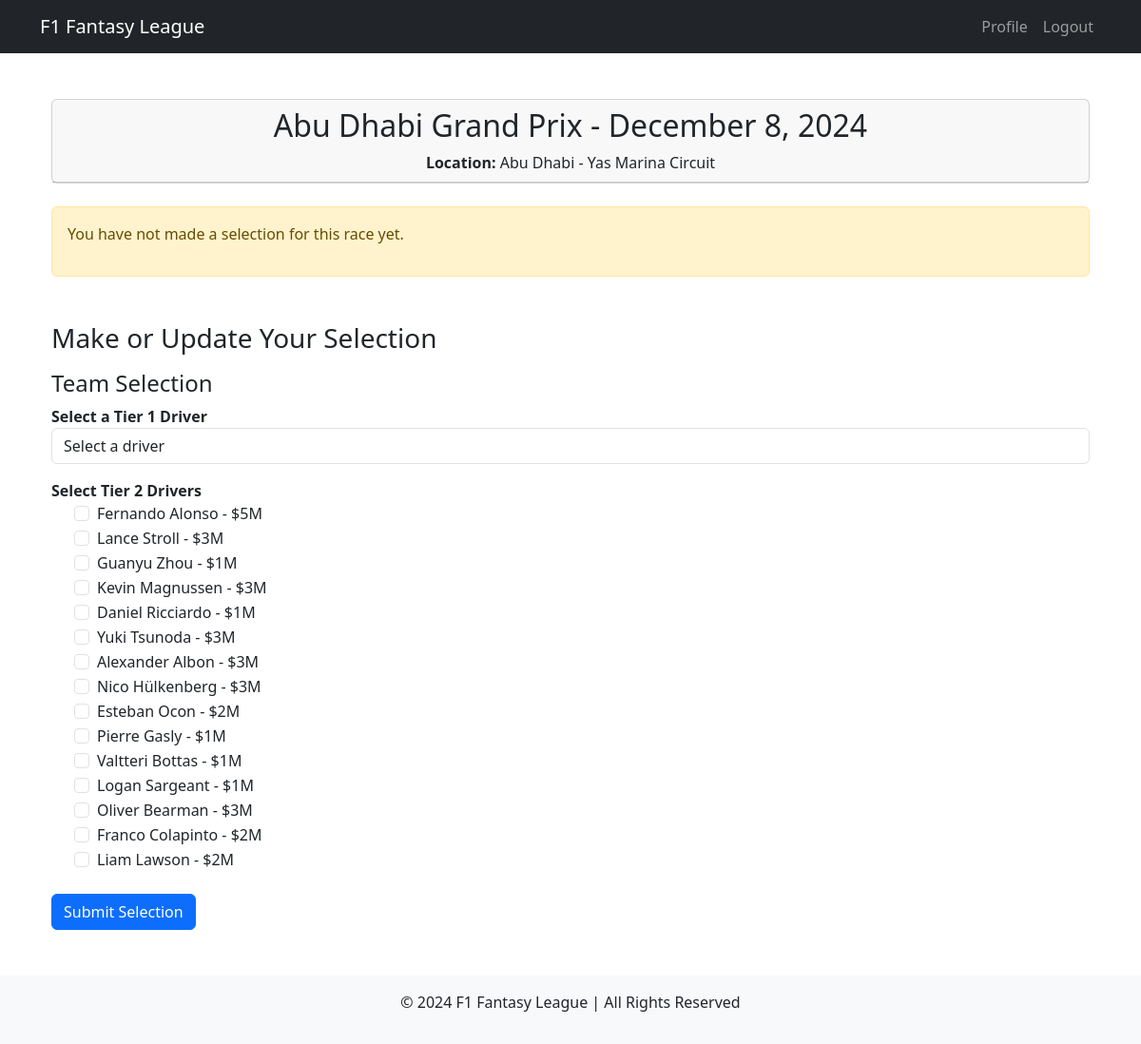
Page /league/1/team/1/race/145/select-team (signed in) on the committed database.
### league/models.py (models this page shows, shortened)
class Race(models.Model):
    template = models.ForeignKey(RaceTemplate, on_delete=models.CASCADE, blank=True, null=True,related_name="races")
    league = models.ForeignKey(League, on_delete=models.CASCADE,blank=True, null=True, related_name="races")
    lineup_deadline = models.DateTimeField(blank=True, null=True)

class RaceTemplate(models.Model):
    name = models.CharField(max_length=100)
    date = models.DateField()
    location = models.CharField(max_length=100)
    season = models.IntegerField(default=2024)  # For example, the 2024 season
    round = models.IntegerField()  # The round of the race in the season
    circuit = models.CharField(max_length=300, blank=True, null=True)
    class Meta:
        unique_together = ('season', 'round')  # Ensures unique race templates per season and round

class Driver(models.Model):
    driver_id = models.CharField(max_length=100, unique=True, null=True, blank=True)
    name = models.CharField(max_length=100)
    nationality = models.CharField(max_length=50, null=True, blank=True)
    constructor = models.ForeignKey(Constructor, on_delete=models.SET_NULL, null=True, blank=True, related_name="drivers")
    tier = models.IntegerField(null=True, blank=True, default=None)  # Placeholder default
    price = models.IntegerField(default=1)

### league/views.py (the view, shortened to what this page needs)
# urls.py: path('league/<int:league_id>/team/<int:team_id>/race/<int:pk>/select-team', views.RaceDetailView.as_view(), name='race_selection'),
class RaceDetailView(LoginRequiredMixin, DetailView):
    model = Race
    template_name = 'league/race_detail.html'
    context_object_name = 'race'
    def get_context_data(self, **kwargs):
        context = super().get_context_data(**kwargs)
        league_id = self.kwargs.get('league_id')
        team_id = self.kwargs.get('team_id')
        context['league_id'] = league_id
        context['team_id'] = team_id
        race = self.object
        prediction_form = None
        prediction_question = PredictionQuestion.objects.filter(race=race).first()
        prediction_answer = None
        if prediction_question:
            prediction_answer = PredictionAnswer.objects.filter(
                team_id=team_id, prediction_question=prediction_question
            ).first()
        team_selection = TeamSelection.objects.filter(
            team_id=team_id,
            race=self.object
        ).first()
        context['team_selection'] = team_selection
        context['form'] = TeamSelectionForm(instance=team_selection)
        tier_1_driver_usage = (
            TeamSelection.objects.filter(team_id=team_id, race__lineup_deadline__lt=timezone.now())
            .values('drivers__id')
            .annotate(count=Count('drivers__id'))
            .filter(drivers__tier=1)
        )
        context['tier_1_usage'] = {usage['drivers__id']: usage['count'] for usage in tier_1_driver_usage}
        form = TeamSelectionForm(
            instance=team_selection,
            prediction_question=prediction_question,
            prediction_answer_instance=prediction_answer,
            initial={
                'tier_1_driver': team_selection.drivers.filter(tier=1).first() if team_selection else None,
                'tier_2_drivers': team_selection.drivers.filter(tier=2) if team_selection else [],
                'prediction_answer': prediction_answer.answer if prediction_answer else None,
            },
        )
        context.update({
            'form': form,
            'prediction_question': prediction_question,
            'prediction_answer': prediction_answer,
            'team_selection': team_selection,
        })
        race_date = self.object.template.date
        context['is_past_race'] = race_date < timezone.now().date()
        if context['is_past_race'] and team_selection:
            driver_points = calculate_driver_session_points(team_selection)
            context['driver_points'] = driver_points
            context['has_sprint'] = any(
                'Sprint' in dp['points_breakdown'] and dp['points_breakdown']['Sprint'] > 0
                for dp in context['driver_points']
            )
            context['total_qualifying_points'] = sum(dp['points_breakdown'].get('Qualifying', Decimal(0)) for dp in driver_points)
            context['total_sprint_points'] = sum(dp['points_breakdown'].get('Sprint', Decimal(0)) for dp in driver_points)
            context['total_race_points'] = sum(dp['points_breakdown'].get('Race', Decimal(0)) for dp in driver_points)
            context['total_points'] = sum(Decimal(dp['total_points']) for dp in driver_points)
        else:
            context['total_points'] = Decimal(0)
        total_points_with_prediction = context['total_points']
        if prediction_form and prediction_form.instance.is_correct:
            total_points_with_prediction += Decimal(prediction_form.instance.points_earned)
        context['total_points_with_prediction'] = total_points_with_prediction
        return context

### league/templatetags/custom_filters.py (called while the page is built)
@register.filter
def get_item(dictionary, key):
    return dictionary.get(key, None)

### league/templates/league/race_detail.html (shortened to what this page needs)
{% extends 'league/base.html' %}
{% load static %}
{% load custom_filters %}
{% block content %}
<div class="container mt-4">
    <div class="card">
        <div class="card-header text-center">
            <h2>{{ race.template.name }} - {{ race.template.date|date:"F j, Y" }}</h2>
            <p class="mb-0"><strong>Location:</strong> {{ race.template.location }} - {{ race.template.circuit }}</p>
        </div>
    </div>
    <div class="mt-4">
        {% if team_selection %}
        <h3>Your Team Selection for This Race</h3>
        <ul class="list-group mb-4">
            {% for driver in team_selection.drivers.all %}
                <li class="list-group-item">{{ driver.name }} - {{ driver.constructor.name }}</li>
            {% endfor %}
        </ul>
        {% if driver_points %}
        <h4>Driver Performance in Race Sessions</h4>
        <table class="table table-striped">
            <thead>
                <tr>
                    <th>Driver</th>
                    <th>Qualifying Points</th>
                    {% if has_sprint %}
                        <th>Sprint Points</th>
                    {% endif %}
                    <th>Race Points</th>
                    <th>Total Points</th>
                </tr>
            </thead>
            <tbody>
                {% for driver_info in driver_points %}
                <tr>
                    <td>{{ driver_info.driver.name }}</td>
                    <td>{{ driver_info.points_breakdown.Qualifying|default:0 }}</td>
                    {% if has_sprint %}
                        <td>{{ driver_info.points_breakdown.Sprint|default:0 }}</td>
                    {% endif %}
                    <td>{{ driver_info.points_breakdown.Race|default:0 }}</td>
                    <td><strong>{{ driver_info.points_breakdown|sum_points|floatformat:2 }}</strong></td>
                </tr>
                {% endfor %}
                {% if prediction_answer and prediction_answer.is_correct %}
                <tr>
                    <th colspan="{% if has_sprint %}4{% else %}3{% endif %}">Prediction Question Points</th>
                    <td><strong>{{ prediction_answer.points_earned|floatformat:2 }}</strong></td>
                </tr>
                {% endif %}
                <tr>
                    <th>Total Points</th>
                    <td>{{ total_qualifying_points }}</td>
                    {% if has_sprint %}
                        <td>{{ total_sprint_points }}</td>
                    {% endif %}
                    <td>{{ total_race_points }}</td>
                    <td><strong>{{ total_points_with_prediction|floatformat:2 }}</strong></td>
                </tr>
            </tbody>
        </table>
        {% endif %}
        {% else %}
        <div class="alert alert-warning" role="alert">
            <p>You have not made a selection for this race yet.</p>
        </div>
        {% endif %}
    </div>
    <div class="mt-5">
        {% if not is_past_race %}
        <h3>Make or Update Your Selection</h3>
        <form method="post" id="raceForm" class="mt-3">
            <h4>Team Selection</h4>
            <div class="form-group">
                <label for="id_tier_1_driver"><strong>Select a Tier 1 Driver</strong></label>
                <select name="tier_1_driver" id="id_tier_1_driver" class="form-control" data-tier="1">
                    <option value="">Select a driver</option>
                </select>
            </div>
            <div class="form-group mt-3">
                <label><strong>Select Tier 2 Drivers</strong></label>
                <div class="form-check">
                    {% for driver in form.fields.tier_2_drivers.queryset %}
                    <div class="form-check">
                        <input type="checkbox" name="tier_2_drivers" value="{{ driver.id }}" data-price="{{ driver.price }}"
                        class="form-check-input tier-2-driver" id="driver-{{ driver.id }}"
                        {% if driver.id in form.initial.tier_2_drivers|default_if_none:"" %}checked{% endif %}>
                        <label class="form-check-label" for="driver-{{ driver.id }}">
                            {{ driver.name }} - ${{ driver.price }}M
                        </label>
                    </div>
                    {% endfor %}
                </div>
            </div>
            <div class="mt-4">
                <button type="submit" id="submitBtn" class="btn btn-primary btn-block">Submit Selection</button>
            </div>
        </form>
        {% endif %}
    </div>
</div>
{% endblock %}

### rows in the picture
Race: template.name "Abu Dhabi Grand Prix", template "December 8, 2024", template.location "Abu Dhabi", template.circuit "Yas Marina Circuit"
Driver: name "Fernando Alonso", price "5"
Driver: name "Lance Stroll", price "3"
Driver: name "Guanyu Zhou", price "1"
Driver: name "Kevin Magnussen", price "3"
Driver: name "Daniel Ricciardo", price "1"
Driver: name "Yuki Tsunoda", price "3"
Driver: name "Alexander Albon", price "3"
Driver: name "Nico Hülkenberg", price "3"
Driver: name "Esteban Ocon", price "2"
Driver: name "Pierre Gasly", price "1"
Driver: name "Valtteri Bottas", price "1"
Driver: name "Logan Sargeant", price "1"
Driver: name "Oliver Bearman", price "3"
Driver: name "Franco Colapinto", price "2"
Driver: name "Liam Lawson", price "2"
